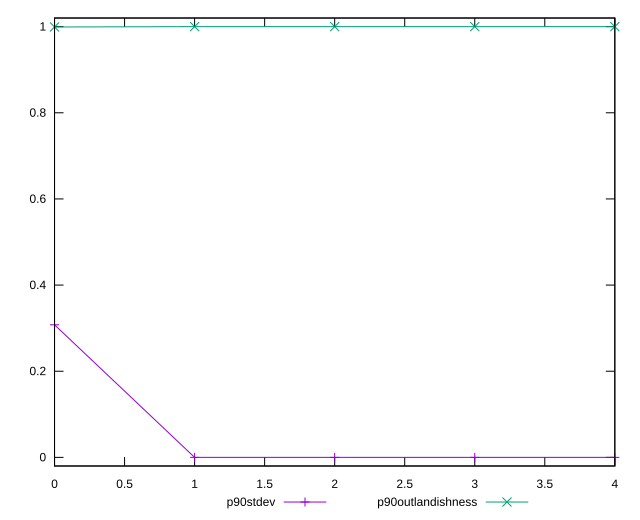

Write gnuplot code to recreate this figure.
reset

$p90Stdev <<EOF
0 0.3077760881167963
1 0
2 0
3 0
4 0
EOF

$p90Outlandishness <<EOF
0 0.9991561090346196
1 1
2 1
3 1
4 1
EOF

set key outside below
set xrange [0:4]
set yrange [-0.02:1.02]
set trange [-0.02:1.02]
set terminal svg size 640, 520 enhanced background rgb 'white'
set output "report_00020_2021-02-19T21:17:38.612Z2/dom-size/progression/stddev.svg"

plot $p90Stdev title "p90stdev" with linespoints, \
     $p90Outlandishness title "p90outlandishness" with linespoints

reset
